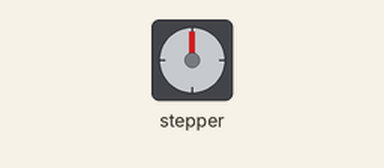
The sketch below on a simulated Arduino Uno, built with avr-gcc and run on an emulated ATmega328P. Shown: stepper motor. Wiring (inferred from the names in the program): stepper motor driver (200 steps per turn assumed): step pin 8; direction pin 9.

Above: at 0.05 s.
At 0.35 s:
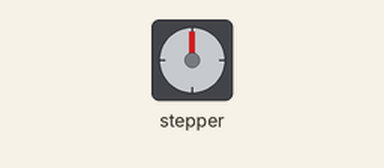
At 1.45 s:
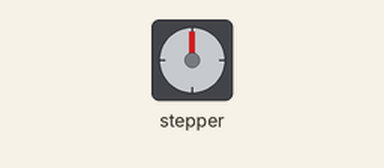
At 2.75 s:
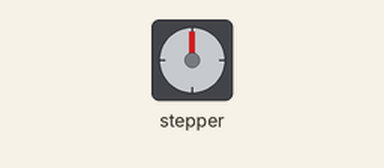
Timing chart, 0 to 6.4 s (numbered marks = the images above):
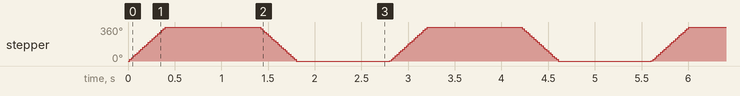

The sketch:

ME377K_STEPPER_CODE.ino
```cpp
#define STEP_PIN 8   // Step pin connected to Arduino digital pin 2
#define DIR_PIN 9    // Direction pin connected to Arduino digital pin 3

void setup() {
  pinMode(STEP_PIN, OUTPUT);
  pinMode(DIR_PIN, OUTPUT);
}

void loop() {
  digitalWrite(DIR_PIN, HIGH);  // Set direction to clockwise
  for (int i = 0; i < 200; i++) {  // 200 steps for one revolution
    digitalWrite(STEP_PIN, HIGH);
    delayMicroseconds(1000);  // Adjust this delay as needed for your motor's speed
    digitalWrite(STEP_PIN, LOW);
    delayMicroseconds(1000);  // Adjust this delay as needed for your motor's speed
  }
  delay(1000);
  digitalWrite(DIR_PIN, LOW);  // Set direction to clockwise
  for (int i = 0; i < 200; i++) {  // 200 steps for one revolution
    digitalWrite(STEP_PIN, HIGH);
    delayMicroseconds(1000);  // Adjust this delay as needed for your motor's speed
    digitalWrite(STEP_PIN, LOW);
    delayMicroseconds(1000);  // Adjust this delay as needed for your motor's speed
  }
  delay(1000);
}
```

Measured:
- by itself, stepper: turns 360° clockwise in 0.38 s, then 360° counter-clockwise in 0.40 s, repeating every 2.8 s
